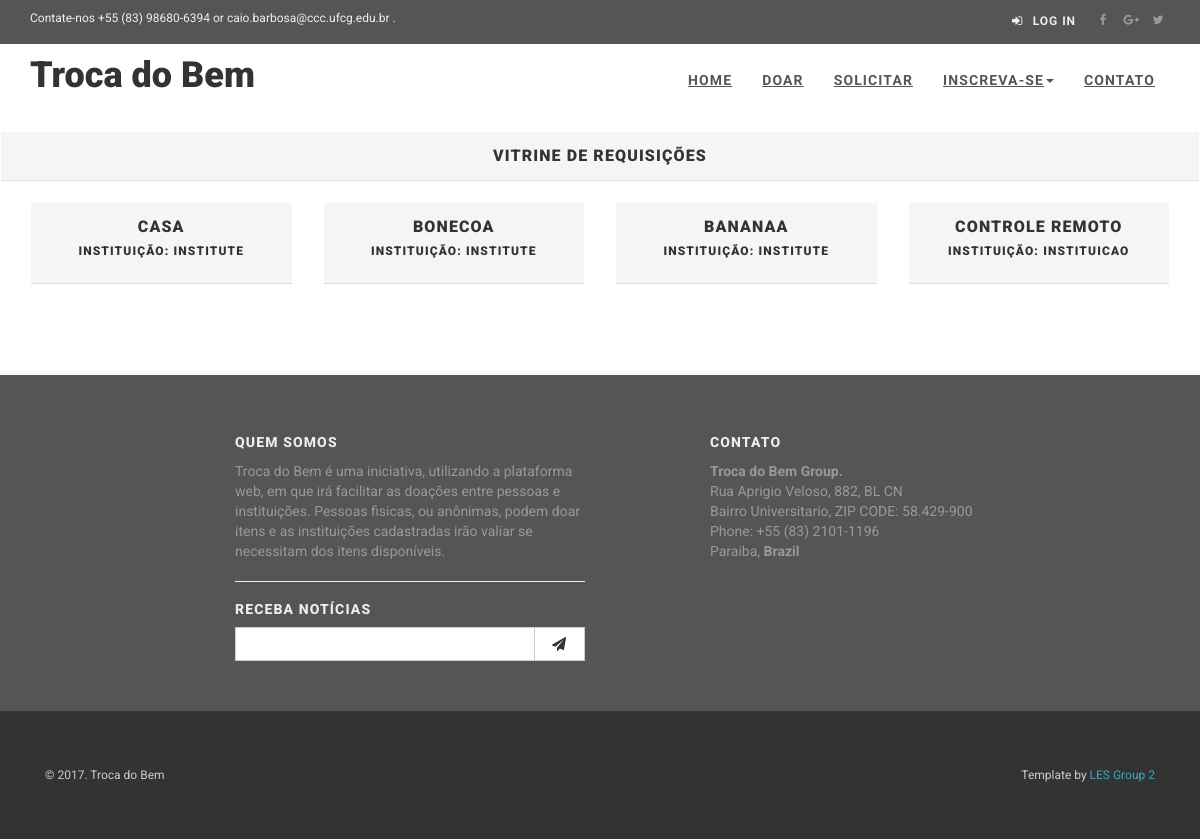
/requeriments/, run on an earlier commit of the app's database.
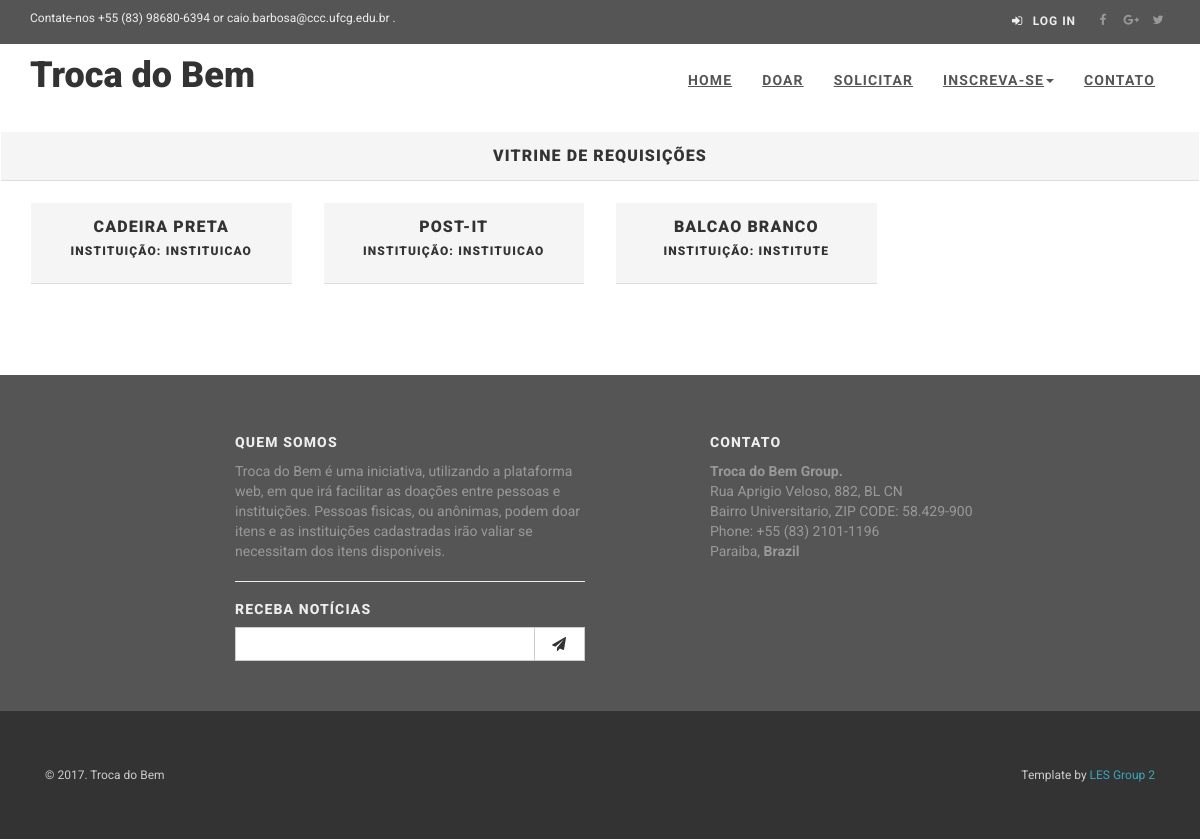
And on a later commit of the database.
### app/models.py (models this page shows, shortened)
class TimeStamped(models.Model):
    class Meta:
        abstract = True
    created_at = models.DateTimeField(auto_now_add=True)
    published_at = models.DateTimeField(auto_now=True)

class Requirement(TimeStamped):
    class Meta:
        verbose_name = "Necessidade"
        verbose_name_plural = "Necessidades"
    name = models.CharField(max_length=100, blank=True, null=True)
    type = models.CharField(max_length=50, choices=object_type)
    status = models.BooleanField(default=True)
    owner = models.ForeignKey(User, on_delete=models.CASCADE, blank=True, null=True)
    description = models.TextField(max_length=300)

### app/views/ShowcaseRequerimentView.py (the view)
# urls.py: url(r'^requeriments/$', requirement_showcase_view, name='list_showcase'),
def requirement_showcase_view(request):
    requeriments = Requirement.objects.all()
    form = FormRequirement
    return render(request, 'view_showcase_requeriments.html',
                  {'requeriments': requeriments, 'form': form})

### app/templates/view_showcase_requeriments.html (shortened to what this page needs)
{% extends 'base.html' %}
{% load staticfiles %}
{% block content %}
    <div class="panel panel-default">
        <div class="panel-heading">
            <h3 class="panel-title">
                <center>Vitrine de Requisições</center>
            </h3>
        </div>
    </div>
    <div class="container">
	<div class="row">
	{% for requeriment in requeriments %}
      <div class="col-md-3">
      <div class="treasure panel panel-default">
        <div class="panel-heading">
          <h3 class="panel-title" align="center" >{{ requeriment.name }}</h3>
          <h6 class ="panel-default" align="center" > Instituição: {{ requeriment.owner }}</h6>
        </div>
        <div class="panel-body">
          <a href="/requeriments/{{requeriment.id}}">
          <div class="treasure-photo">
          </div>
          </a>
        </div>
      </div>
      </div>
	{% endfor %}
	</div><br>
    </div>
{% endblock %}

What changed in the data, as far as the page shows it:
removed Requirement: name "CASA", owner "INSTITUTE"
removed Requirement: name "BONECOA", owner "INSTITUTE"
removed Requirement: name "BANANAA", owner "INSTITUTE"
removed Requirement: name "CONTROLE REMOTO", owner "INSTITUICAO"
added Requirement: name "CADEIRA PRETA", owner "INSTITUICAO"
added Requirement: name "POST-IT", owner "INSTITUICAO"
added Requirement: name "BALCAO BRANCO", owner "INSTITUTE"
